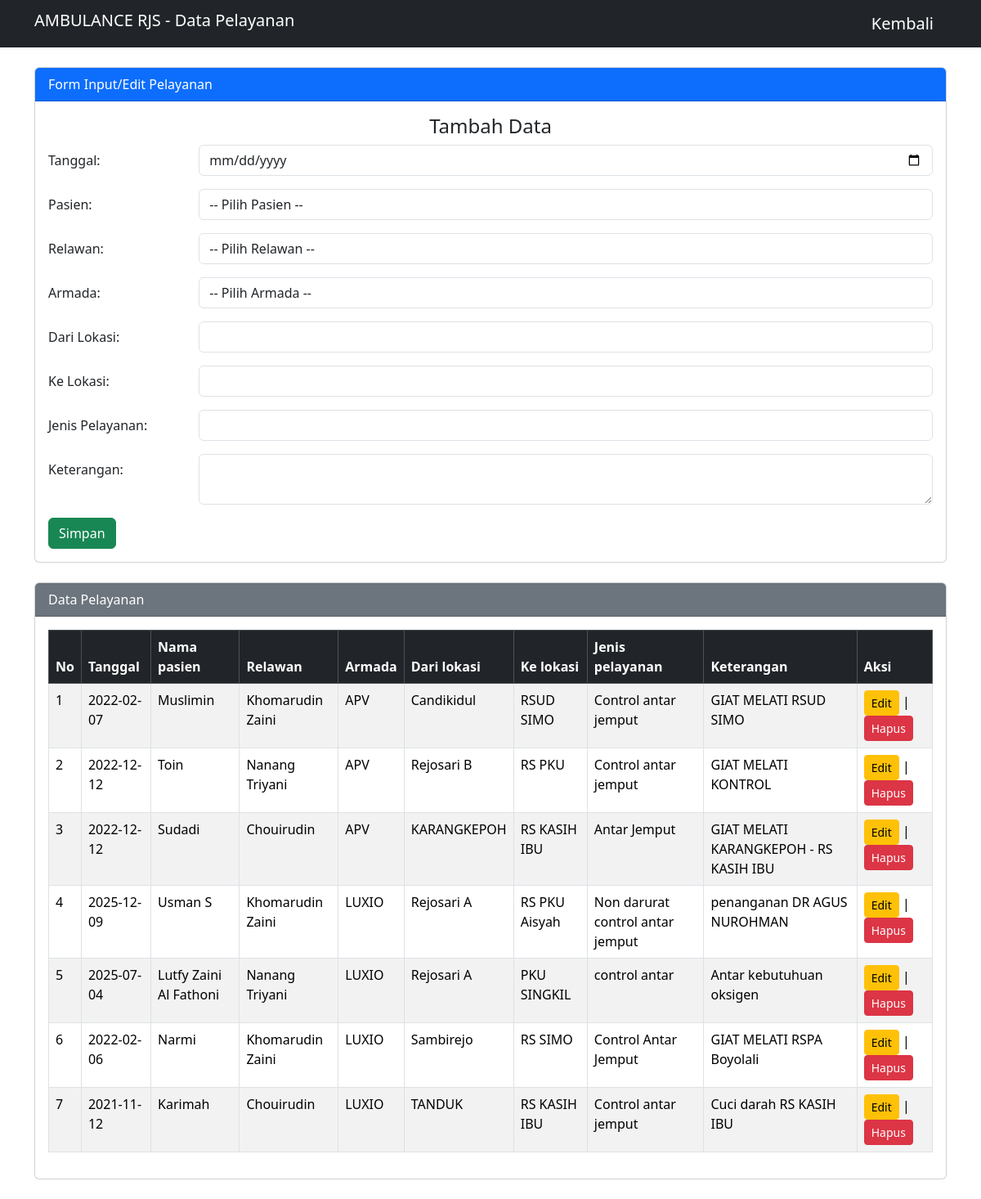
The page /pelayanan.php (signed in) on the database its author committed.
### tables this page shows
CREATE TABLE `pelayanan` (
  `id_pelayanan` int(55) NOT NULL,
  `tanggal` date NOT NULL,
  `id_pasien` int(55) NOT NULL,
  `id_relawan` int(55) NOT NULL,
  `id_armada` int(55) NOT NULL,
  `dari_lokasi` text NOT NULL,
  `ke_lokasi` text NOT NULL,
  `jenis_pelayanan` text NOT NULL,
  `keterangan` text NOT NULL
);

CREATE TABLE `pasien` (
  `id_pasien` int(55) NOT NULL,
  `nama_pasien` varchar(55) NOT NULL,
  `jenis_kelamin` enum('Laki-laki','Perempuan','','') NOT NULL,
  `umur` char(55) NOT NULL,
  `alamat` text NOT NULL,
  `no_hp` char(55) NOT NULL,
  `diagnosa` text NOT NULL
);

CREATE TABLE `relawan` (
  `id_relawan` int(55) NOT NULL,
  `nama_relawan` varchar(55) NOT NULL,
  `jenis_kelamin` enum('Laki-laki','Perempuan','','') NOT NULL,
  `no_hp` varchar(55) NOT NULL,
  `alamat` text NOT NULL
);

CREATE TABLE `armada` (
  `id_armada` int(55) NOT NULL,
  `nama_armada` varchar(55) NOT NULL,
  `plat` varchar(55) NOT NULL,
  `status` text NOT NULL
);

### config/koneksi.php (called while the page is built, shortened)
<?php
    class database {
        private $host = "localhost";
        private $username = "root";
        private $pass = "";
        private $db = "ambulance";
        function __construct(){
            $this->connect = mysqli_connect($this->host, $this->username, $this->pass, $this->db);
        }
    }
?>

### proses/proses-pelayanan.php (called while the page is built, shortened)
<?php
require_once(__DIR__ . '/../config/koneksi.php');
class pelayanan
{
    private $db;
    function __construct()
    {
        $database = new database();
        $this->db = $database->connect;
    }
    function tampil()
    {
        $data = mysqli_query($this->db, "SELECT * from pelayanan,relawan,pasien,armada WHERE
        pelayanan.id_relawan = relawan.id_relawan and
        pelayanan.id_pasien=pasien.id_pasien and
        pelayanan.id_armada=armada.id_armada");
        return mysqli_fetch_all($data, MYSQLI_ASSOC);
    }
}

### pelayanan.php (the view, shortened to what this page needs)
<?php
$pelayanan = new Pelayanan();
$pasien = new Pasien();
$relawan = new Relawan();
$armada = new Armada();
$editData = NULL;
?>
<!DOCTYPE html>
<html>
<head>
    <link rel="stylesheet" href="https://cdnjs.cloudflare.com/ajax/libs/twitter-bootstrap/5.3.3/css/bootstrap.min.css">
    <link rel="stylesheet" href="https://cdn.datatables.net/2.3.2/css/dataTables.bootstrap5.css">
</head>
<body>
    <nav class="navbar navbar-dark bg-dark">
        <div class="container">
            <h3 class="navbar-brand">AMBULANCE RJS - Data Pelayanan</h3>
            <a class="navbar-brand" href="index.php">Kembali</a>
        </div>
    </nav>
    <div class="container my-4">
        <div class="card mb-4">
            <div class="card-header bg-primary text-white">Form Input/Edit Pelayanan</div>
            <div class="card-body">
                <div class="form-input">
                    <?php if ($editData) { ?>
                        <h4 style="text-align : center;">Edit Data</h4>
                        <form method="post" action="pelayanan.php">
                            <input type="hidden" name="id_pelayanan" value="<?= $editData['id_pelayanan']; ?>">
                            <div class="mb-3 row">
                                <label for="tanggal" class="col-sm-2 col-form-label">Tanggal:</label>
                                <div class="col-sm-10">
                                    <input type="date" class="form-control" name="tanggal" id="tanggal" value="<?= $editData['tanggal'] ?>">
                                </div>
                            </div>
                            <div class="mb-3 row">
                                <label for="pasien" class="col-sm-2 col-form-label">Pasien:</label>
                                <div class="col-sm-10">
                                    <select class="form-control" name="id_pasien" id="pasien" required>
                                        <?php foreach ($pasien->tampil() as $data) { ?>
                                            <option value="<?= $data['id_pasien']; ?>" <?= ($editData['id_pasien'] == $data['id_pasien']) ? 'selected' : ''; ?>>
                                                <?= $data['nama_pasien'] ?>
                                            </option>
                                        <?php }; ?>
                                    </select>
                                </div>
                            </div>
                            <div class="mb-3 row">
                                <label for="relawan" class="col-sm-2 col-form-label">Relawan:</label>
                                <div class="col-sm-10">
                                    <select class="form-control" name="id_relawan" id="relawan" required>
                                        <?php foreach ($relawan->tampil() as $data) { ?>
                                            <option value="<?= $data['id_relawan']; ?>" <?= ($editData['id_relawan'] == $data['id_relawan']) ? 'selected' : ''; ?>>
                                                <?= $data['nama_relawan'] ?>
                                            </option>
                                        <?php } ?>
                                    </select>
                                </div>
                            </div>
                            <div class="mb-3 row">
                                <label for="armada" class="col-sm-2 col-form-label">Armada:</label>
                                <div class="col-sm-10">
                                    <select class="form-control" name="id_armada" id="armada" required>
                                        <?php foreach ($armada->tampil() as $data) { ?>
                                            <option value="<?= $data['id_armada']; ?>" <?= ($editData['id_armada'] == $data['id_armada']) ? 'selected' : '' ?>>
                                                <?= $data['nama_armada'] ?>
                                            </option>
                                        <?php } ?>
                                    </select>
                                </div>
                            </div>
                            <div class="mb-3 row">
                                <label for="dari_lokasi" class="col-sm-2 col-form-label">Dari Lokasi:</label>
                                <div class="col-sm-10">
                                    <input type="text" class="form-control" name="dari_lokasi" id="dari_lokasi" value="<?= $editData['dari_lokasi'] ?>">
                                </div>
                            </div>
                            <div class="mb-3 row">
                                <label for="ke_lokasi" class="col-sm-2 col-form-label">Ke Lokasi:</label>
                                <div class="col-sm-10">
                                    <input type="text" class="form-control" name="ke_lokasi" id="ke_lokasi" value="<?= $editData['ke_lokasi'] ?>">
                                </div>
                            </div>
                            <div class="mb-3 row">
                                <label for="jenis_pelayanan" class="col-sm-2 col-form-label">Jenis Pelayanan:</label>
                                <div class="col-sm-10">
                                    <input type="text" class="form-control" name="jenis_pelayanan" id="jenis_pelayanan" value="<?= $editData['jenis_pelayanan'] ?>">
                                </div>
                            </div>
                            <div class="mb-3 row">
                                <label for="keterangan" class="col-sm-2 col-form-label">Keterangan:</label>
                                <div class="col-sm-10">
                                    <textarea class="form-control" name="keterangan" id="keterangan"><?= $editData['keterangan'] ?></textarea>
                                </div>
                            </div>
                            <button type="submit" name="edit" class="btn btn-primary">Update data</button>|
                            <a href="pelayanan.php" class="btn btn-secondary">Batal</a>
                        </form>
                    <?php } else { ?>
                        <form method="post">
                            <h4 style="text-align : center;">Tambah Data</h4>
                            <div class="mb-3 row">
                                <label for="tanggal" class="col-sm-2 col-form-label">Tanggal:</label>
                                <div class="col-sm-10">
                                    <input type="date" class="form-control" name="tanggal" id="tanggal" required>
                                </div>
                            </div>
                            <div class="mb-3 row">
                                <label for="pasien" class="col-sm-2 col-form-label">Pasien:</label>
                                <div class="col-sm-10">
                                    <select class="form-control" name="id_pasien" id="pasien" required>
                                        <option value="">-- Pilih Pasien --</option>
                                    </select>
                                </div>
                            </div>
                            <div class="mb-3 row">
                                <label for="relawan" class="col-sm-2 col-form-label">Relawan:</label>
                                <div class="col-sm-10">
                                    <select class="form-control" name="id_relawan" id="relawan" required>
                                        <option value="">-- Pilih Relawan --</option>
                                    </select>
                                </div>
                            </div>
                            <div class="mb-3 row">
                                <label for="armada" class="col-sm-2 col-form-label">Armada:</label>
                                <div class="col-sm-10">
                                    <select class="form-control" name="id_armada" id="armada" required>
                                        <option value="">-- Pilih Armada --</option>
                                    </select>
                                </div>
                            </div>
                            <div class="mb-3 row">
                                <label for="dari_lokasi" class="col-sm-2 col-form-label">Dari Lokasi:</label>
                                <div class="col-sm-10">
                                    <input type="text" class="form-control" name="dari_lokasi" id="dari_lokasi" required>
                                </div>
                            </div>
                            <div class="mb-3 row">
                                <label for="ke_lokasi" class="col-sm-2 col-form-label">Ke Lokasi:</label>
                                <div class="col-sm-10">
                                    <input type="text" class="form-control" name="ke_lokasi" id="ke_lokasi" required>
                                </div>
                            </div>
                            <div class="mb-3 row">
                                <label for="jenis_pelayanan" class="col-sm-2 col-form-label">Jenis Pelayanan:</label>
                                <div class="col-sm-10">
                                    <input type="text" class="form-control" name="jenis_pelayanan" id="jenis_pelayanan" required>
                                </div>
                            </div>
                            <div class="mb-3 row">
                                <label for="keterangan" class="col-sm-2 col-form-label">Keterangan:</label>
                                <div class="col-sm-10">
                                    <textarea class="form-control" name="keterangan" id="keterangan" required></textarea>
                                </div>
                            </div>
                            <button type="submit" name="simpan" class="btn btn-success">Simpan</button>
                        </form>
                    <?php } ?>
                </div>
            </div>
        </div>
        <div class="card">
            <div class="card-header text-white bg-secondary">Data Pelayanan</div>
            <div class="card-body">
                <table class="table table-bordered table-striped" id="tablePelayanan">
                    <thead class="table-dark">
                        <tr>
                            <th>No</th>
                            <th>Tanggal</th>
                            <th>Nama pasien</th>
                            <th>Relawan</th>
                            <th>Armada</th>
                            <th>Dari lokasi</th>
                            <th>Ke lokasi</th>
                            <th>Jenis pelayanan</th>
                            <th>Keterangan</th>
                            <th>Aksi</th>
                        </tr>
                    </thead>
                    <?php
                    $no = 1;
                    foreach ($pelayanan->tampil() as $data) {
                    ?>
                        <tr>
                            <td><?php echo $no++; ?></td>
                            <td><?php echo $data['tanggal']; ?></td>
                            <td><?php echo $data['nama_pasien']; ?></td>
                            <td><?php echo $data['nama_relawan']; ?></td>
                            <td><?php echo $data['nama_armada']; ?></td>
                            <td><?php echo $data['dari_lokasi']; ?></td>
                            <td><?php echo $data['ke_lokasi']; ?></td>
                            <td><?php echo $data['jenis_pelayanan']; ?></td>
                            <td><?php echo $data['keterangan']; ?></td>
                            <td>
                                <a href="?edit=<?php echo $data['id_pelayanan']; ?>" class="btn btn-sm btn-warning">Edit</a> |
                                <a href="?hapus=<?php echo $data['id_pelayanan']; ?>" class="btn btn-sm btn-danger" onclick="return confirm('Yakin hapus data?')">Hapus</a>
                            </td>
                        </tr>
                    <?php } ?>
                </table>
            </div>
        </div>
    </div>
</html>

### rows shown on the page
pelayanan: tanggal "2022-02-07", id_pasien.nama_pasien "Muslimin", id_relawan.nama_relawan "Khomarudin Zaini", id_armada.nama_armada "APV", dari_lokasi "Candikidul", ke_lokasi "RSUD SIMO", jenis_pelayanan "Control antar jemput", keterangan "GIAT MELATI RSUD SIMO"
pelayanan: tanggal "2022-12-12", id_pasien.nama_pasien "Toin", id_relawan.nama_relawan "Nanang Triyani", id_armada.nama_armada "APV", dari_lokasi "Rejosari B", ke_lokasi "RS PKU", jenis_pelayanan "Control antar jemput", keterangan "GIAT MELATI KONTROL"
pelayanan: tanggal "2022-12-12", id_pasien.nama_pasien "Sudadi", id_relawan.nama_relawan "Chouirudin", id_armada.nama_armada "APV", dari_lokasi "KARANGKEPOH", ke_lokasi "RS KASIH IBU", jenis_pelayanan "Antar Jemput", keterangan "GIAT MELATI KARANGKEPOH - RS KASIH IBU"
pelayanan: tanggal "2025-12-09", id_pasien.nama_pasien "Usman S", id_relawan.nama_relawan "Khomarudin Zaini", id_armada.nama_armada "LUXIO", dari_lokasi "Rejosari A", ke_lokasi "RS PKU Aisyah", jenis_pelayanan "Non darurat control antar jemput", keterangan "penanganan DR AGUS NUROHMAN"
pelayanan: tanggal "2025-07-04", id_pasien.nama_pasien "Lutfy Zaini Al Fathoni", id_relawan.nama_relawan "Nanang Triyani", id_armada.nama_armada "LUXIO", dari_lokasi "Rejosari A", ke_lokasi "PKU SINGKIL", jenis_pelayanan "control antar", keterangan "Antar kebutuhuan oksigen"
pelayanan: tanggal "2022-02-06", id_pasien.nama_pasien "Narmi", id_relawan.nama_relawan "Khomarudin Zaini", id_armada.nama_armada "LUXIO", dari_lokasi "Sambirejo", ke_lokasi "RS SIMO", jenis_pelayanan "Control Antar Jemput", keterangan "GIAT MELATI RSPA Boyolali"
pelayanan: tanggal "2021-11-12", id_pasien.nama_pasien "Karimah", id_relawan.nama_relawan "Chouirudin", id_armada.nama_armada "LUXIO", dari_lokasi "TANDUK", ke_lokasi "RS KASIH IBU", jenis_pelayanan "Control antar jemput", keterangan "Cuci darah RS KASIH IBU"
